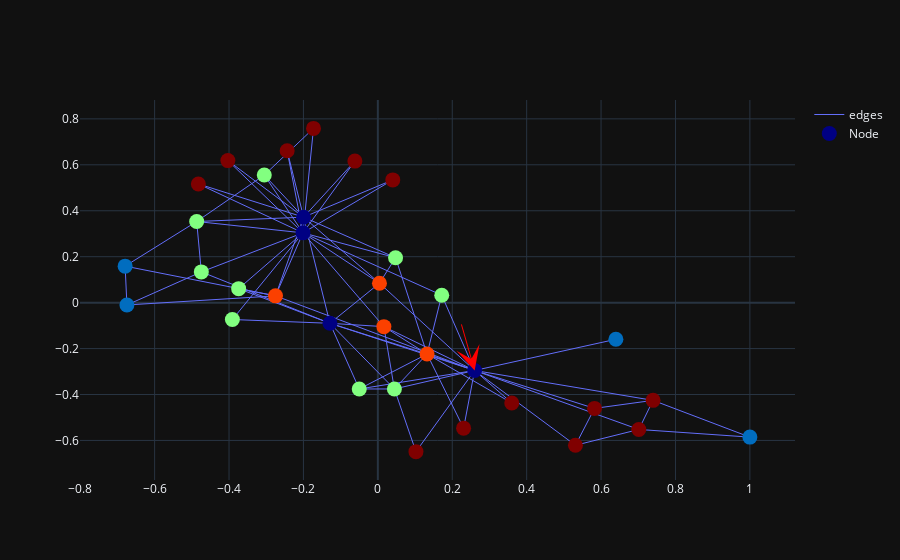

The notebook cell saved with this chart:
### Code cell
%%timeit -n1 -r1
df = other_sims.agglomerative_hierarchical_clustering(target_G,target_rad, measures.global_graph_degree, target_clusters)
fig = visualize.visualize_rdd_agglomerative_hierarchical_clustering(target_G, target_rad, measure_list, pos, target_clusters)
fig.show()
df = df.sort_values('cluster')
# print(df)

clusters = df_to_cluster_list(df)
result = nx.algorithms.community.modularity(target_G, clusters)
print(result)

### Figure 1 — Plotly figure (JSON) as saved in the notebook; plotly's stock layout.template omitted (floating-point values rounded to 4 significant figures; data arrays with more than 128 entries replaced by an {"elided": "..."} marker saying what was removed)
{"data": [{"line": {"width": 1}, "marker": {"color": [0, 3, 0, 2, 4, 4, 4, 2, 3, 2, 4, 1, 4, 3, 4, 4, 1, 4, 4, 2, 4, 4, 4, 2, 1, 1, 4, 2, 2, 2, 2, 3, 0, 0], "colorscale": [[0, "rgb(0,0,131)"], [0.2, "rgb(0,60,170)"], [0.4, "rgb(5,255,255)"], [0.6, "rgb(255,255,0)"], [0.8, "rgb(250,0,0)"], [1, "rgb(128,0,0)"]], "size": 15}, "mode": "lines", "name": "edges", "type": "scatter", "uid": "a7e1e70b-8ac3-4ca1-acef-100e7323fe99", "x": {"elided": "234 float values"}, "y": {"elided": "234 float values"}}, {"customdata": {"elided": "34x6 float values"}, "hovertemplate": "node_name: %{customdata[0]} <br> radius: %{customdata[1]} <br> degree: %{customdata[2]} <br> cluster: %{customdata[3]} <br> nodes_x: %{customdata[4]} <br> nodes_y: %{customdata[5]} <br> ", "marker": {"color": [0, 3, 0, 2, 4, 4, 4, 2, 3, 2, 4, 1, 4, 3, 4, 4, 1, 4, 4, 2, 4, 4, 4, 2, 1, 1, 4, 2, 2, 2, 2, 3, 0, 0], "colorscale": [[0, "rgb(0,0,131)"], [0.2, "rgb(0,60,170)"], [0.4, "rgb(5,255,255)"], [0.6, "rgb(255,255,0)"], [0.8, "rgb(250,0,0)"], [1, "rgb(128,0,0)"]], "size": 15}, "mode": "markers", "name": "Node", "text": [1, 2, 3, 4, 5, 6, 7, 8, 9, 10, 11, 12, 13, 14, 15, 16, 17, 18, 19, 20, 21, 22, 23, 24, 25, 26, 27, 28, 29, 30, 31, 32, 33, 34], "type": "scatter", "uid": "e2931c3d-20ee-407d-ade3-f3936fa66c8e", "x": [0.2602, 0.1323, -0.1288, 0.04445, 0.5312, 0.7398, 0.7015, -0.05002, 0.004353, -0.391, 0.5824, 0.6399, 0.1024, 0.01621, 0.04017, -0.06175, 1.0, 0.2305, -0.4824, 0.1717, -0.2438, 0.3599, -0.4031, -0.487, -0.6745, -0.6793, -0.1729, -0.4744, -0.3742, -0.3053, 0.04758, -0.2751, -0.1996, -0.2012], "y": [-0.2954, -0.2239, -0.09002, -0.3759, -0.621, -0.4255, -0.5522, -0.376, 0.08465, -0.07347, -0.4604, -0.1596, -0.6487, -0.1046, 0.5343, 0.6162, -0.5855, -0.5465, 0.5167, 0.03234, 0.6613, -0.4367, 0.6184, 0.3532, -0.01024, 0.1589, 0.7586, 0.1338, 0.06082, 0.5554, 0.1956, 0.02947, 0.372, 0.3037]}], "layout": {"annotations": [{"arrowcolor": "red", "arrowhead": 3, "arrowsize": 4, "axref": "x", "ayref": "y", "showarrow": true, "x": 0.2602, "y": -0.2954}], "dragmode": "pan"}}
